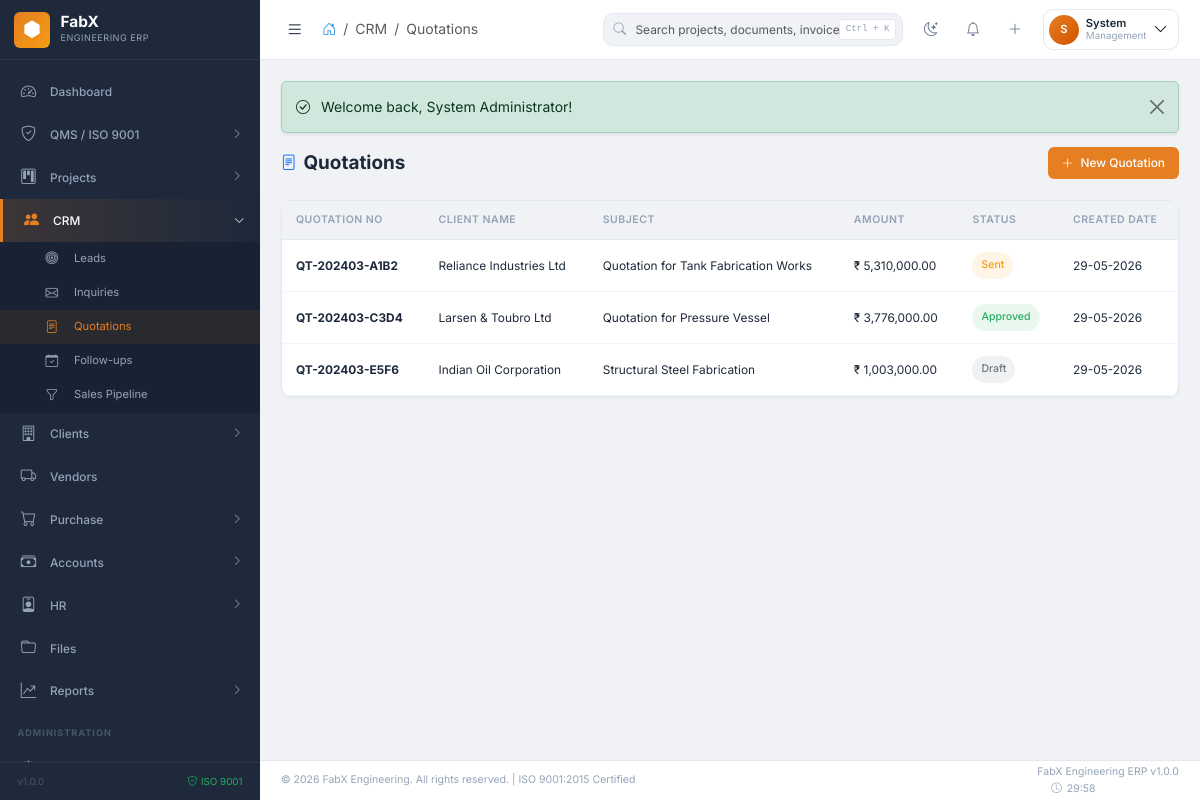
Page /crm/quotations (signed in) on the committed database.
### tables this page shows
CREATE TABLE fabx_quotations (
    id INT AUTO_INCREMENT PRIMARY KEY,
    quotation_no VARCHAR(50) NOT NULL UNIQUE,
    quotation_date DATE NOT NULL,
    expiry_date DATE,
    lead_id INT,
    client_id INT NOT NULL,
    contact_person VARCHAR(255),
    subject VARCHAR(255),
    description TEXT,
    terms_conditions TEXT,
    delivery_terms VARCHAR(255),
    payment_terms VARCHAR(255),
    warranty VARCHAR(255),
    validity_days INT DEFAULT 30,
    subtotal DECIMAL(15,2) DEFAULT 0,
    discount_amount DECIMAL(15,2) DEFAULT 0,
    gst_rate DECIMAL(5,2) DEFAULT 18,
    gst_amount DECIMAL(15,2) DEFAULT 0,
    total_amount DECIMAL(15,2) DEFAULT 0,
    currency ENUM('INR','USD','EUR') DEFAULT 'INR',
    prepared_by INT,
    approved_by INT,
    approval_date DATE,
    revision_no INT DEFAULT 0,
    parent_quotation_id INT,
    status ENUM('draft','sent','under_review','approved','rejected','revised','expired','accepted') DEFAULT 'draft',
    client_response TEXT,
    remarks TEXT,
    created_at TIMESTAMP DEFAULT CURRENT_TIMESTAMP,
    updated_at TIMESTAMP DEFAULT CURRENT_TIMESTAMP ON UPDATE CURRENT_TIMESTAMP,
    FOREIGN KEY (lead_id) REFERENCES fabx_leads(id),
    FOREIGN KEY (client_id) REFERENCES fabx_clients(id),
    FOREIGN KEY (prepared_by) REFERENCES fabx_users(id),
    FOREIGN KEY (approved_by) REFERENCES fabx_users(id),
    FOREIGN KEY (parent_quotation_id) REFERENCES fabx_quotations(id),
    INDEX idx_quotation_no (quotation_no),
    INDEX idx_client (client_id),
    INDEX idx_status (status)
);

CREATE TABLE fabx_clients (
    id INT AUTO_INCREMENT PRIMARY KEY,
    client_code VARCHAR(50) NOT NULL UNIQUE,
    company_name VARCHAR(255) NOT NULL,
    contact_person VARCHAR(255),
    email VARCHAR(255),
    phone VARCHAR(20),
    alt_phone VARCHAR(20),
    address TEXT,
    city VARCHAR(100),
    state VARCHAR(100),
    country VARCHAR(100) DEFAULT 'India',
    pincode VARCHAR(20),
    gstin VARCHAR(20),
    pan VARCHAR(20),
    website VARCHAR(255),
    industry VARCHAR(100),
    credit_limit DECIMAL(15,2) DEFAULT 0,
    credit_days INT DEFAULT 30,
    payment_terms VARCHAR(255),
    client_type ENUM('direct','dealer','government','export','other') DEFAULT 'direct',
    status ENUM('active','inactive','blacklisted') DEFAULT 'active',
    portal_access TINYINT(1) DEFAULT 0,
    portal_email VARCHAR(255),
    portal_password VARCHAR(255),
    created_by INT,
    created_at TIMESTAMP DEFAULT CURRENT_TIMESTAMP,
    updated_at TIMESTAMP DEFAULT CURRENT_TIMESTAMP ON UPDATE CURRENT_TIMESTAMP,
    FOREIGN KEY (created_by) REFERENCES fabx_users(id),
    INDEX idx_client_code (client_code),
    INDEX idx_company (company_name),
    INDEX idx_status (status)
);

### modules/crm/CRMController.php (called while the page is built, shortened)
<?php
class CRMController extends Controller {
    public function quotations(): void {
        $page = (int)($_GET['page'] ?? 1);
        $where = "WHERE 1=1"; $params = [];
        $quotations = $this->db->fetchAll(
            "SELECT q.*, c.company_name as client_name, CONCAT(u.first_name, ' ', u.last_name) as prepared_by_name
             FROM " . $this->db->table("quotations") . " q
             LEFT JOIN " . $this->db->table("clients") . " c ON q.client_id = c.id
             LEFT JOIN " . $this->db->table("users") . " u ON q.prepared_by = u.id
             {$where} ORDER BY q.created_at DESC LIMIT ? OFFSET ?",
            array_merge($params, [DEFAULT_PER_PAGE, ($page-1)*DEFAULT_PER_PAGE])
        );
        $total = (int)$this->db->fetchValue("SELECT COUNT(*) FROM " . $this->db->table("quotations") . " q {$where}", $params);
        $this->view('quotations/list', [
            'page_title' => 'Quotations', 'breadcrumb_module' => 'CRM', 'breadcrumb_page' => 'Quotations',
            'quotations' => $quotations, 'pagination' => paginate($total, $page)
        ]);
    }
}

### includes/functions.php (called while the page is built, shortened)
<?php
function base_url(string $path = ''): string {
    return APP_URL . '/' . ltrim($path, '/');
}
function format_date(?string $date, string $format = DATE_FORMAT): string {
    $d = DateTime::createFromFormat(DB_DATE_FORMAT, $date);
    if (!$d) {
        $d = new DateTime($date);
    }
    return $d->format($format);
}
function format_currency(?float $amount, bool $symbol = true): string {
    $formatted = number_format($amount, 2);
    return $symbol ? '₹ ' . $formatted : $formatted;
}

### config/config.php (called while the page is built, shortened)
<?php
spl_autoload_register(function ($class) {
    $prefixes = [
        'Core\\' => FABX_ROOT . '/core/',
        'Modules\\' => FABX_ROOT . '/modules/',
    ];
    foreach ($prefixes as $prefix => $baseDir) {
        $len = strlen($prefix);
        if (strncmp($prefix, $class, $len) === 0) {
            $relativeClass = substr($class, $len);
            $file = $baseDir . str_replace('\\', '/', $relativeClass) . '.php';
            if (file_exists($file)) {
                return;
            }
        }
    }
});
require_once FABX_ROOT . '/includes/functions.php';
require_once FABX_ROOT . '/includes/security.php';

### core/Database.php (called while the page is built, shortened)
<?php
class Database {
    private static ?self $instance = null;
    private mysqli $connection;
    private string $prefix;
    private function __construct() {
        $this->prefix = DB_PREFIX;
        $this->connection = new mysqli(DB_HOST, DB_USER, DB_PASS, DB_NAME);
        $this->connection->set_charset(DB_CHARSET);
    }
    public static function getInstance(): self {
        if (self::$instance === null) {
            self::$instance = new self();
        }
        return self::$instance;
    }
    public function query(string $sql, array $params = []): \mysqli_stmt|false {
        $stmt = $this->connection->prepare($sql);
        if (!empty($params)) {
            $types = '';
            $values = [];
            foreach ($params as $param) {
                if (is_int($param)) {
                    $types .= 'i';
                } elseif (is_float($param)) {
                    $types .= 'd';
                } elseif (is_bool($param)) {
                    $types .= 'i';
                    $param = $param ? 1 : 0;
                } else {
                    $types .= 's';
                }
                $values[] = $param;
            }
            $stmt->bind_param($types, ...$values);
        }
        return $stmt;
    }
    public function fetchAll(string $sql, array $params = []): array {
        $stmt = $this->query($sql, $params);
        $stmt->execute();
        $result = $stmt->get_result();
        $rows = $result->fetch_all(MYSQLI_ASSOC);
        return $rows;
    }
    public function table(string $name): string {
        return $this->prefix . $name;
    }
}

### includes/security.php (called while the page is built, shortened)
<?php
function e(string $text): string {
    return htmlspecialchars($text, ENT_QUOTES, 'UTF-8');
}

### modules/crm/views/quotations/list.php (the view, shortened to what this page needs)
<div class="page-header">
    <h1 class="page-title"><i class="bi bi-file-text text-primary"></i> Quotations</h1>
    <div class="page-actions">
        <a href="<?= base_url('crm/quotations/create') ?>" class="btn btn-fx btn-fx-primary">
            <i class="bi bi-plus-lg"></i> New Quotation
        </a>
    </div>
</div>
<div class="fx-card">
    <div class="fx-card-body p-0">
        <div class="table-responsive-fx">
            <table class="fx-table mb-0" id="quotationsTable">
                <thead>
                    <tr>
                        <th>Quotation No</th>
                        <th>Client Name</th>
                        <th>Subject</th>
                        <th>Amount</th>
                        <th>Status</th>
                        <th>Created Date</th>
                    </tr>
                </thead>
                <tbody>
                    <?php if (!empty($quotations)): ?>
                        <?php foreach ($quotations as $q): ?>
                            <tr>
                                <td><strong>
                                        <?= e($q['quotation_no']) ?>
                                    </strong></td>
                                <td>
                                    <?= e($q['client_name'] ?? '-') ?>
                                </td>
                                <td>
                                    <?= e($q['subject'] ?? '-') ?>
                                </td>
                                <td>
                                    <?= format_currency($q['total_amount'] ?? 0) ?>
                                </td>
                                <td>
                                    <?php
                                    $sc = match ($q['status'] ?? '') {
                                        'approved', 'accepted' => 'badge-fx-success',
                                        'rejected', 'expired' => 'badge-fx-danger',
                                        'sent', 'under_review' => 'badge-fx-warning',
                                        default => 'badge-fx-secondary'
                                    };
                                    ?>
                                    <span class="badge-fx <?= $sc ?>">
                                        <?= ucfirst(str_replace('_', ' ', $q['status'] ?? '')) ?>
                                    </span>
                                </td>
                                <td>
                                    <?= format_date($q['created_at']) ?>
                                </td>
                            </tr>
                        <?php endforeach; ?>
                    <?php endif; ?>
                </tbody>
            </table>
        </div>
    </div>
</div>

### assets/css/fabx-theme.css (style rules this page uses)
:root { --primary: #2c3e50; --primary-dark: #1a252f; --primary-light: #34495e; --secondary: #6c757d; --accent: #e67e22; --accent-light: #f39c12; --accent-dark: #d35400; --info: #3498db; --success: #27ae60; --warning: #f39c12; --danger: #e74c3c; --bg-body: #f0f2f5; --bg-card: #ffffff; --bg-sidebar: #1e293b; --bg-sidebar-hover: #0f172a; --bg-navbar: #ffffff; --text-primary: #1e293b; --text-secondary: #64748b; --text-muted: #94a3b8; --border-color: #e2e8f0; --border-light: #f1f5f9; --shadow-sm: 0 1px 2px 0 rgba(0,0,0,0.05); --shadow: 0 1px 3px 0 rgba(0,0,0,0.1), 0 1px 2px -1px rgba(0,0,0,0.1); --shadow-md: 0 4px 6px -1px rgba(0,0,0,0.1), 0 2px 4px -2px rgba(0,0,0,0.1); --shadow-lg: 0 10px 15px -3px rgba(0,0,0,0.1), 0 4px 6px -4px rgba(0,0,0,0.1); --shadow-xl: 0 20px 25px -5px rgba(0,0,0,0.1), 0 8px 10px -6px rgba(0,0,0,0.1); --sidebar-width: 260px; --sidebar-collapsed: 70px; --navbar-height: 60px; --footer-height: 40px; --font-sans: 'Inter', -apple-system, BlinkMacSystemFont, sans-serif; --font-mono: 'SF Mono', monospace; --radius-sm: 6px; --radius: 10px; --radius-lg: 14px; --radius-xl: 20px; --transition-fast: 0.15s ease; --transition: 0.2s ease; --transition-slow: 0.3s ease; }
*, *::before, *::after { box-sizing: border-box; margin: 0; }
html { font-size: 14px; }
body { font-family: var(--font-sans); background: var(--bg-body); color: var(--text-primary); line-height: 1.6; -webkit-font-smoothing: antialiased; overflow-x: hidden; }
.fx-card { background: var(--bg-card); border: 1px solid var(--border-color); border-radius: var(--radius); box-shadow: var(--shadow-sm); transition: box-shadow var(--transition), transform var(--transition); }
.fx-card-body { padding: 1.25rem; }
.fx-table { width: 100%; border-collapse: collapse; }
.fx-table thead th { background: var(--bg-body); padding: 0.75rem 1rem; font-size: 0.75rem; font-weight: 600; text-transform: uppercase; letter-spacing: 0.5px; color: var(--text-muted); border-bottom: 1px solid var(--border-color); white-space: nowrap; }
.fx-table tbody td { padding: 0.875rem 1rem; font-size: 0.85rem; color: var(--text-primary); border-bottom: 1px solid var(--border-light); vertical-align: middle; }
.btn-fx { display: inline-flex; align-items: center; gap: 0.5rem; padding: 0.5rem 1rem; font-size: 0.85rem; font-weight: 500; border-radius: var(--radius-sm); border: none; cursor: pointer; transition: all var(--transition-fast); }
.btn-fx-primary { background: var(--accent); color: #fff; }
.badge-fx { display: inline-flex; align-items: center; gap: 0.35rem; padding: 0.35rem 0.65rem; font-size: 0.75rem; font-weight: 500; border-radius: 20px; }
.badge-fx-success { background: rgba(39,174,96,0.1); color: var(--success); }
.badge-fx-warning { background: rgba(243,156,18,0.1); color: var(--warning); }
.badge-fx-secondary { background: rgba(108,117,125,0.1); color: var(--secondary); }
.page-header { display: flex; align-items: center; justify-content: space-between; margin-bottom: 1.5rem; flex-wrap: wrap; gap: 1rem; }
.page-title { font-size: 1.35rem; font-weight: 700; color: var(--text-primary); margin: 0; display: flex; align-items: center; gap: 0.5rem; }
.page-title i { color: var(--accent); font-size: 1.1rem; }

### assets/css/custom.css (style rules this page uses)
.table-responsive-fx { overflow-x: auto; -webkit-overflow-scrolling: touch; }

### rows in the picture
fabx_quotations: quotation_no "QT-202403-A1B2", client.company_name "Reliance Industries Ltd", subject "Quotation for Tank Fabrication Works", total_amount "₹ 5,310,000.00", status "Sent", created_at "29-05-2026"
fabx_quotations: quotation_no "QT-202403-C3D4", client.company_name "Larsen & Toubro Ltd", subject "Quotation for Pressure Vessel", total_amount "₹ 3,776,000.00", status "Approved", created_at "29-05-2026"
fabx_quotations: quotation_no "QT-202403-E5F6", client.company_name "Indian Oil Corporation", subject "Structural Steel Fabrication", total_amount "₹ 1,003,000.00", status "Draft", created_at "29-05-2026"

### other values in the picture
$item['label'] "Dashboard"
$item['label'] "QMS / ISO 9001"
$item['label'] "Projects"
$item['label'] "CRM"
$sub['label'] "Leads"
$sub['label'] "Inquiries"
$sub['label'] "Quotations"
$sub['label'] "Follow-ups"
$sub['label'] "Sales Pipeline"
$item['label'] "Clients"
$item['label'] "Vendors"
$item['label'] "Purchase"
$item['label'] "Accounts"
$item['label'] "HR"
$item['label'] "Files"
